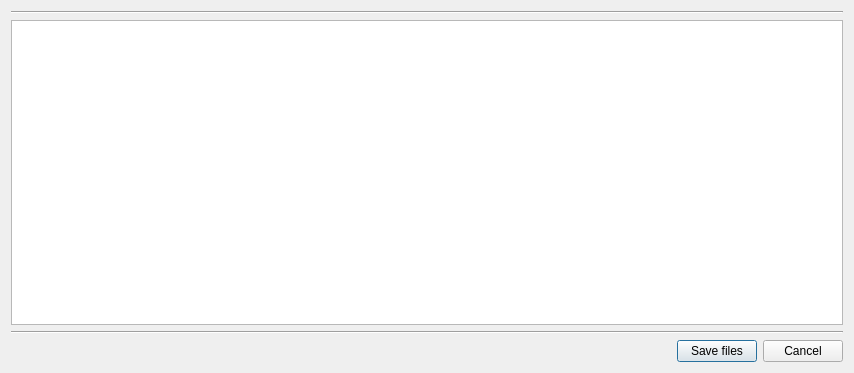
<?xml version="1.0" encoding="UTF-8"?>
<ui version="4.0">
 <class>Save</class>
 <widget class="QDialog" name="Save">
  <property name="geometry">
   <rect>
    <x>0</x>
    <y>0</y>
    <width>854</width>
    <height>373</height>
   </rect>
  </property>
  <property name="sizePolicy">
   <sizepolicy hsizetype="MinimumExpanding" vsizetype="Preferred">
    <horstretch>0</horstretch>
    <verstretch>0</verstretch>
   </sizepolicy>
  </property>
  <property name="minimumSize">
   <size>
    <width>500</width>
    <height>130</height>
   </size>
  </property>
  <property name="windowTitle">
   <string>Dialog</string>
  </property>
  <layout class="QVBoxLayout" name="verticalLayout">
   <item>
    <widget class="Line" name="line_2">
     <property name="orientation">
      <enum>Qt::Horizontal</enum>
     </property>
    </widget>
   </item>
   <item>
    <widget class="QTableView" name="table">
     <property name="lineWidth">
      <number>2</number>
     </property>
     <property name="midLineWidth">
      <number>1</number>
     </property>
    </widget>
   </item>
   <item>
    <widget class="Line" name="line">
     <property name="orientation">
      <enum>Qt::Horizontal</enum>
     </property>
    </widget>
   </item>
   <item>
    <layout class="QHBoxLayout" name="horizontalLayout_2">
     <item>
      <spacer name="horizontalSpacer_2">
       <property name="orientation">
        <enum>Qt::Horizontal</enum>
       </property>
       <property name="sizeHint" stdset="0">
        <size>
         <width>40</width>
         <height>20</height>
        </size>
       </property>
      </spacer>
     </item>
     <item>
      <widget class="QPushButton" name="pushButtonOK">
       <property name="text">
        <string>Save files</string>
       </property>
      </widget>
     </item>
     <item>
      <widget class="QPushButton" name="pushButtonCancel">
       <property name="text">
        <string>Cancel</string>
       </property>
      </widget>
     </item>
    </layout>
   </item>
  </layout>
 </widget>
 <resources/>
 <connections/>
</ui>
